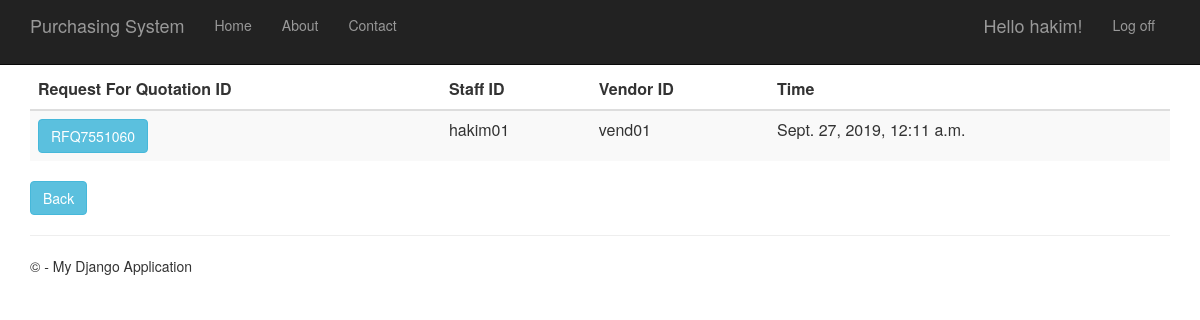
The page /requestforquotationhistory (signed in) on the database its author committed.
### RequestForQuotation/models.py (models this page shows, shortened)
class RequestForQuotation(models.Model):
    request_for_quotation_id = models.CharField(primary_key=True, max_length=10)
    time_created = models.DateTimeField()
    description = models.TextField(null=True,default=None, blank=True)
    total_price = models.DecimalField(max_digits=10, decimal_places=2, default=Decimal('0.00'))
    person_id = models.ForeignKey(Person, on_delete = models.CASCADE)
    vendor_id = models.ForeignKey(Vendor, on_delete = models.CASCADE)
    purchase_requisition_id = models.ForeignKey(PurchaseRequisition, on_delete = models.CASCADE)

### app/models.py (models this page shows, shortened)
class Person(models.Model):
    user_id = models.OneToOneField(User)
    person_id = models.CharField(primary_key=True, max_length=10)
    person_name = models.TextField()
    person_address = models.TextField()
    person_phone_number = models.TextField()
    person_role = models.TextField(default = 'MANAGER')

class Vendor(models.Model):
    vendor_id = models.CharField(primary_key=True, max_length=10)
    vendor_name = models.TextField()
    vendor_phone_number = models.TextField()
    vendor_address = models.TextField()
    vendor_email = models.TextField()
    def __str__(self):
        return str(self.vendor_id)

### RequestForQuotation/views.py (the view)
# urls.py: url(r'^requestforquotationhistory', RequestForQuotation.views.requestforquotationhistory, name="request_of_quotation_history"),
def requestforquotationhistory(request):
    request_for_quotations = RequestForQuotation.objects.all()
    context = {
            'title':'Request For Quotation History',
            'rows':request_for_quotations
        }
    return render(request,'RequestForQuotation/requestforquotationhistory.html',context)

### RequestForQuotation/templates/RequestForQuotation/requestforquotationhistory.html
﻿{% extends "app/layout.html" %}
{% block content %}
<div class="purchaseorderhistory margintop">
    <form action="requestforquotationhistorydetails" method="GET">
        <table class="table table-striped margintop">
          <thead>
            <tr>
              <th scope="col">Request For Quotation ID</th>
              <th scope="col">Staff ID</th>
              <th scope="col">Vendor ID</th>
              <th scope="col">Time</th>
            </tr>
          </thead>
          <tbody>
              {% for r in rows %}
            <tr>
                 <td><button type="submit" name="rfq_id" value="{{r.request_for_quotation_id}}" class="btn btn-info" >{{r.request_for_quotation_id}}</button></td>
                 <td>{{r.person_id.person_id}}</td>
                 <td>{{r.vendor_id}}</td>
                 <td>{{r.time_created}}</td>
            </tr>
              {% endfor %}
          </tbody>
        </table>
    </form>
       <form action="menu">
        <div class="margintop">
            <button type="submit" class="btn btn-info" >Back</button>
        </div>
    </form>
</div>
{% endblock %}

### app/templates/app/loginpartial.html (shortened to what this page needs)
{% if user.is_authenticated %}
<form id="logoutForm" action="/logout" method="post" class="navbar-right">
    <ul class="nav navbar-nav navbar-right">
        <li><span class="navbar-brand">Hello {{ user.username }}!</span></li>
        <li><a href="javascript:document.getElementById('logoutForm').submit()">Log off</a></li>
    </ul>
</form>
{% else %}
<ul class="nav navbar-nav navbar-right">
    <li><a href="{% url 'login' %}">Log in</a></li>
</ul>
{% endif %}

### app/static/app/content/site.css (style rules this page uses)
body { padding-top: 50px; padding-bottom: 20px; }

### rows shown on the page
RequestForQuotation: request_for_quotation_id "RFQ7551060", person_id.person_id "hakim01", vendor_id "vend01", time_created "Sept. 27, 2019, 12:11 a.m."

### other values the page prints
{{ user.username }} "hakim"
